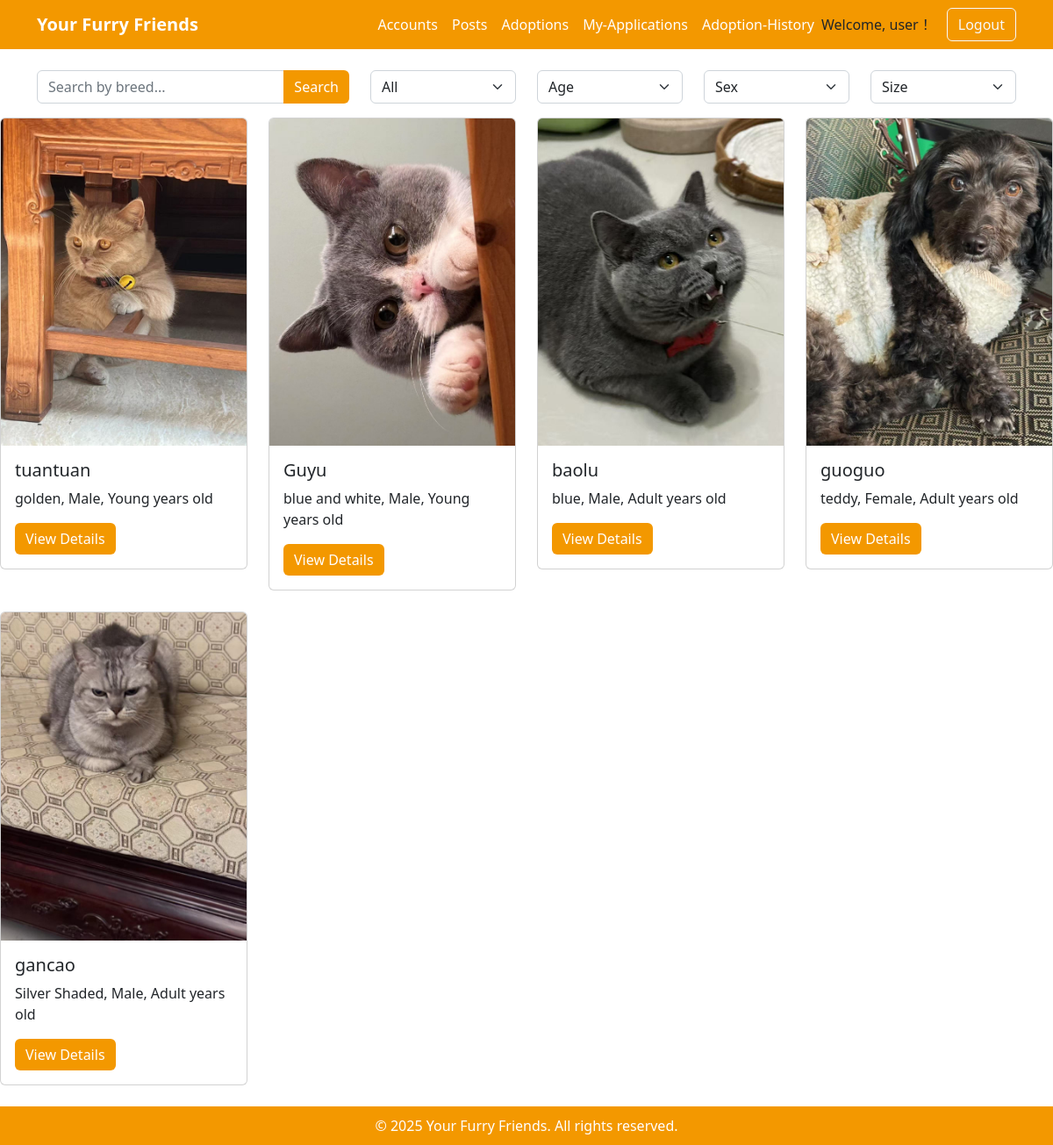
The page /adoptions/ (signed in) on the database its author committed.
### accounts/models.py (models this page shows, shortened)
class User(AbstractUser):
    email = models.EmailField(unique=False, blank=True, null=True) # 改为了false（允许了多个用户注册）
    username = models.CharField(max_length=50, unique=True)  # 自定义用户名长度
    phone_no = models.CharField(max_length=15, unique=True, null=True, blank=True)
    address = models.TextField(null=True, blank=True)
    birthday = models.DateField(null=True, blank=True)
    title = models.CharField(max_length=50, null=True, blank=True)
    user_type = models.CharField(
        max_length=20,
        choices=[('User', 'User'), ('Admin', 'Admin')],
        default='User'
    )  # 用户类型（普通用户 / 管理员）
    status = models.CharField(
        max_length=10,
        choices=[('Active', 'Active'), ('Banned', 'Banned')],
        default='Active'
    )  # 用户状态
    user_image = models.ImageField(upload_to='user_images/', null=True, blank=True)
    created_at = models.DateTimeField(auto_now_add=True)
    updated_at = models.DateTimeField(auto_now=True)

### posts/models.py (models this page shows, shortened)
class Pet(models.Model):
    pet_id = models.AutoField(primary_key=True)
    name = models.CharField(max_length=100)
    sex = models.CharField(max_length=10, choices=[('Male', 'Male'), ('Female', 'Female')])
    age = models.CharField(max_length=10, choices=[('Young', 'Young'), ('Adult', 'Adult')])
    weight = models.FloatField()
    breed = models.CharField(max_length=100, blank=True, null=True)
    size = models.CharField(max_length=50, choices=[('Small', 'Small'), ('Medium', 'Medium'), ('Large', 'Large')])
    status = models.CharField(max_length=20, choices=[('Available', 'Available'), ('Adopted', 'Adopted')], default='Available')
    posted_by = models.ForeignKey(settings.AUTH_USER_MODEL, on_delete=models.CASCADE)  # 关联用户
    created_at = models.DateTimeField(auto_now_add=True)
    type = models.CharField(max_length=50, choices=[('Dog', 'Dog'), ('Cat', 'Cat')])

class PetImage(models.Model):
    pet_image_id = models.AutoField(primary_key=True)
    pet = models.ForeignKey(Pet, on_delete=models.CASCADE, related_name="images")
    pet_image = models.ImageField(upload_to='pet_images/', null=True, blank=True)

### adoptions/views.py (the view)
# urls.py: path('', views.available_pets, name='available_pets'),
@login_required
def available_pets(request):
    pets = Pet.objects.filter(postpetinfo__status='Approved').distinct()
    search_query = request.GET.get('q', '').strip()
    pet_type = request.GET.get('pet_type', '').strip()
    age_category = request.GET.get('age', '').strip()
    sex = request.GET.get('sex', '').strip()
    size = request.GET.get('size', '').strip()
    if search_query:
        pets = pets.filter(breed__icontains=search_query)
    if pet_type:
        pets = pets.filter(type__iexact=pet_type)
    if age_category:
        if age_category.lower() == 'young':
            pets = pets.filter(age__lte=2)
        elif age_category.lower() == 'adult':
            pets = pets.filter(age__gt=2)
    if sex:
        pets = pets.filter(sex__iexact=sex)
    if size:
        pets = pets.filter(size__iexact=size)
    context = {'pets': pets}
    return render(request, 'adoptions/available_pets.html', context)

### templates/adoptions/available_pets.html (shortened to what this page needs)
{% extends 'adoptions/base.html' %}
{% load static %}
{% block content %}
<div class="container">
  <form method="get" action="{% url 'adoptions:available_pets' %}">
  <div class="row mt-4">
    <div class="col-md-4 mb-3">
      <div class="input-group">
        <input type="text" name="q" class="form-control" placeholder="Search by breed..." onchange="this.form.submit()">
        <button class="btn btn-orange" type="submit">Search</button>
      </div>
    </div>
    <div class="col-md-2 mb-3">
      <select class="form-select" name="pet_type" onchange="this.form.submit()">
          <option value="">All</option>
      </select>
    </div>
    <div class="col-md-2 mb-3">
      <select class="form-select" name="age" onchange="this.form.submit()">
        <option value="">Age</option>
      </select>
    </div>
    <div class="col-md-2 mb-3">
      <select class="form-select" name="sex" onchange="this.form.submit()">
        <option value="">Sex</option>
      </select>
    </div>
    <div class="col-md-2 mb-3">
      <select class="form-select" name="size" onchange="this.form.submit()">
        <option value="">Size</option>
      </select>
    </div>
  </div>
</form>
</div>
  <div class="row row-cols-1 row-cols-md-4 g-4">
    {% for pet in pets %}
      <div class="col">
        <div class="card">
          {% with pet.images.all|first as first_image %}
            {% if first_image %}
              <img src="{{ first_image.pet_image.url }}" class="card-img-top" alt="{{ pet.name }}">
            {% else %}
              <img src="{% static 'images/default_pet.jpg' %}" class="card-img-top" alt="{{ pet.name }}">
            {% endif %}
          {% endwith %}
          <div class="card-body">
            <h5 class="card-title">{{ pet.name }}</h5>
            <p class="card-text">
              {% if pet.breed %}{{ pet.breed }}, {% endif %} {{ pet.sex }}, {{ pet.age }} years old
            </p>
            <a href="{% url 'adoptions:pet_detail' pet_id=pet.pet_id %}" class="btn btn-orange">View Details</a>
          </div>
        </div>
      </div>
    {% endfor %}
</div>
{% endblock %}

### templates/adoptions/base.html (shortened to what this page needs)
{% load static %}
<!DOCTYPE html>
<html lang="en">
<head>
  <link
    href="https://cdn.jsdelivr.net/npm/bootstrap@5.2.3/dist/css/bootstrap.min.css"
    rel="stylesheet"
  >
</head>
<body>
<nav class="navbar navbar-expand-lg">
  <div class="container">
    <a class="navbar-brand fw-bold" href={%  url 'adoptions:available_pets' %}>Your Furry Friends</a>
    <div class="collapse navbar-collapse" id="navbarNav">
      <ul class="navbar-nav ms-auto">
          <li class="nav-item">
          <a class="nav-link" href={% url 'accounts:profile' %}>Accounts</a>
        </li>
        <li class="nav-item">
          <a class="nav-link" href={% url 'posts:postPet' %}>Posts</a>
        </li>
        <li class="nav-item">
          <a class="nav-link" href={% url 'adoptions:available_pets' %}> Adoptions</a>
        </li>
        <li class="nav-item">
          <a class="nav-link" href={% url 'adoptions:my_application' %}>My-Applications</a>
        </li>
        <li class="nav-item">
          <a class="nav-link" href={% url 'adoptions:adoption_history' %}>Adoption-History</a>
        </li>
          <div class="d-flex align-items-center">
        {% if user.is_authenticated %}
          <span class="me-3">Welcome, {{ user.username }}！</span>
          <form method="post" action="{% url 'accounts:yfLogin' %}" class="mb-0">
            <button type="submit" class="btn btn-outline-light">Logout</button>
          </form>
        {% else %}
          <a class="nav-link" href="{% url 'accounts:yfLogin' %}">Login</a>
        {% endif %}
      </div>
      </ul>
    </div>
  </div>
</nav>
<main class="my-4">
  {% block content %}{% endblock %}
</main>
<footer>
  <div class="container">
    <p class="mb-0">© 2025 Your Furry Friends. All rights reserved.</p>
  </div>
</footer>
</body>
</html>

### templates/adoptions/base.html (style rules this page uses)
:root { --main-orange: #f39800; }
.navbar { background-color: var(--main-orange); }
.navbar .navbar-brand, .navbar .nav-link { color: #fff !important; }
.btn-orange { background-color: var(--main-orange); color: #fff; border: none; }
footer { background-color: var(--main-orange); color: #fff; padding: 10px 0; text-align: center; margin-top: 20px; }

### rows shown on the page
User: username "user"
Pet: pet_image (picture), name "tuantuan", breed "golden", sex "Male", age "Young"
Pet: pet_image (picture), name "Guyu", breed "blue and white", sex "Male", age "Young"
Pet: pet_image (picture), name "baolu", breed "blue", sex "Male", age "Adult"
Pet: pet_image (picture), name "guoguo", breed "teddy", sex "Female", age "Adult"
Pet: pet_image (picture), name "gancao", breed "Silver Shaded", sex "Male", age "Adult"
